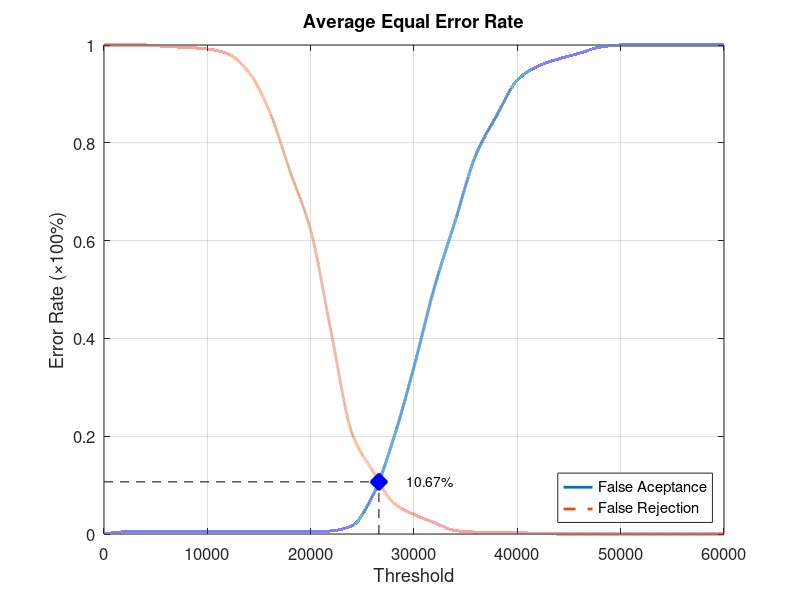
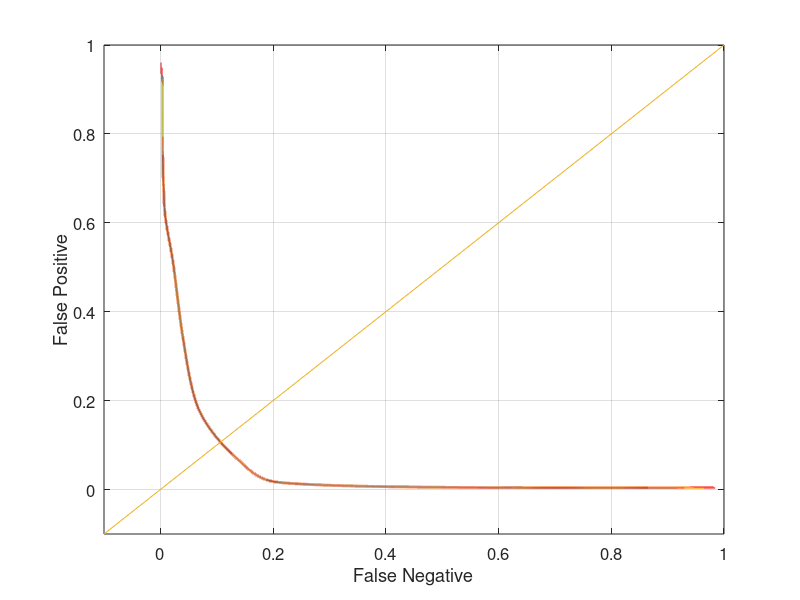

Here is the MATLAB script that generated these plots, in order:
function yEER = Database1Average
close all;
clear;
clc;
x = 0:2000:60000;
xq = 0:0.5:60000;

y0 = [0 0.00421053 0.00421053 0.00421053 0.00421053 0.00421053 0.00421053 0.00421053 0.00421053 0.00421053 0.00421053 0.00631579 0.0168421 0.0778947 0.193684 0.342105 0.506316 0.641053 0.775789 0.855789 0.928421 0.956842 0.971579 0.983158 0.99579 1 1 1 1 1 1];
yy0 = interp1(x, y0, xq, 'pchip');
y1 = [1 1 1 0.997 0.995 0.992 0.982 0.945 0.865 0.742 0.621 0.411 0.206 0.129 0.064 0.04 0.023 0.007 0.004 0.004 0.003 0.001 0 0 0 0 0 0 0 0 0];
yy1 = interp1(x, y1, xq, 'pchip');

% Calculating EER: 
y2 = abs(y0 - y1);
find(y2 == min(y2))
yy2 = abs(yy0 - yy1);
xEER = find(yy2 == min(yy2));
xEERIndex = xq(xEER) % X-axis EER
yEER = yy0(xEER) % Y-axis EER

main = figure
plot(xq, yy0,'-','LineWidth', 2);	hold on
plot(xq, yy1,'--','LineWidth', 2);	hold on
plot([xEERIndex xEERIndex], [0 yEER], 'k--');	hold on
plot([0 xEERIndex], [yEER yEER], 'k--');	hold on
plot(xEERIndex, yEER, 'bx', 'LineWidth', 10);	hold on
text(xEERIndex + 10 * xEERIndex / 100, yEER, [num2str(round((10000 * yEER)) / 100) '%'])
legend('False Aceptance', 'False Rejection', 'Location', 'SouthEast')
xlabel('Threshold')
ylabel('Error Rate (\times100%)')
title('Average Equal Error Rate')
set(gca, 'FontSize', 12)
axis([0 60000 0 1])
grid on

print(main, 'Database1AverageMain', '-dpng');
FNRxFPR = figure('Color', [1 1 1]);
plot(yy1, yy0, '-', yy1, yy0, 'LineWidth', 2);
hold on
y = -0.1:0.1:1
plot(y, y); 
set(gca, 'FontSize', 12)
xlabel('False Negative')
ylabel('False Positive')
axis([-0.1 1 -0.1 1])
set(gca, 'FontSize', 12)
grid on

print(FNRxFPR, 'Database1AverageFNRxFPR','-dpng');
end
